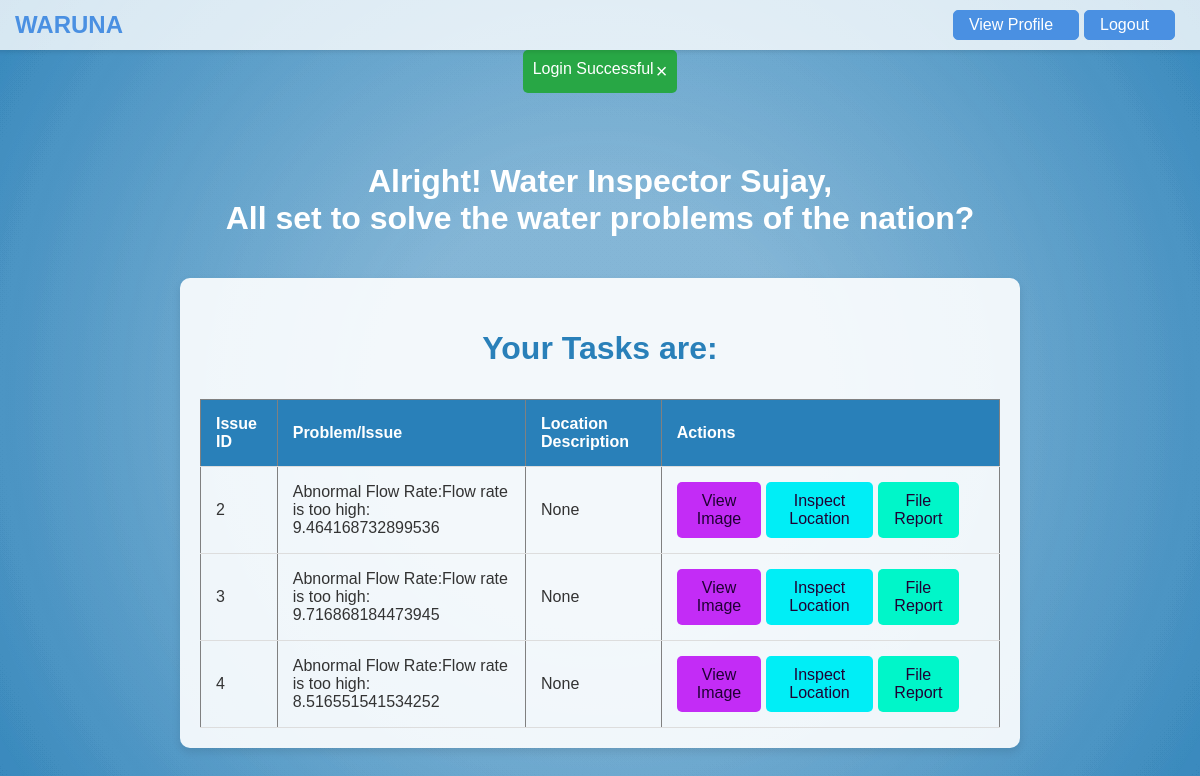
/inspector_dashboard (signed in), run on the app's committed database.
### tables this page shows
CREATE TABLE reported_problems 
                 (id INTEGER PRIMARY KEY AUTOINCREMENT, location TEXT, landmark TEXT, 
                 location_description TEXT, issue_image TEXT, issue_description TEXT, 
                 email TEXT, date TEXT, lat REAL, lng REAL, assigned_to TEXT, status TEXT);

### app.py (the view)
@app.route('/inspector_dashboard')
def inspector_dashboard():
    if 'employee_id' in session and session['role'] == 'Water Inspector':
        name = session['name']
        conn = sqlite3.connect('waruna.db')
        c = conn.cursor()
        c.execute("SELECT id, issue_description, location_description, lat, lng FROM reported_problems WHERE assigned_to = ?",
                  (session['employee_id'],))
        tasks = c.fetchall()
        conn.close()
        flash('Login Successful', 'success')
        return render_template('inspector_dashboard.html', name=name, tasks=tasks)
    else:
        flash('Please log in as a Water Inspector to access this page', 'error')
        return redirect(url_for('login'))

### templates/inspector_dashboard.html (shortened to what this page needs)
<!DOCTYPE html>
<html lang="en">
<head>
</head>
<body>
    <nav class="navbar">
        <a class="navbar-brand" href="#">WARUNA</a>
        <div class="boxes">
            <div class="login-box"><a class="nav-link" href="/view_profile">View Profile</a></div>
            <div class="login-box"><a class="nav-link" href="/logout">Logout</a></div>
        </div>
    </nav>
    {% with messages = get_flashed_messages() %}
    {% if messages %}
    <div id="flash-messages" class="flash-messages">
        <ul>
            {% for message in messages %}
            <li>
                <span class="close" style="margin-left: 2px;">&times;</span>
                {{ message }}
            </li>
            {% endfor %}
        </ul>
    </div>
    {% endif %}
    {% endwith %}
    <div class="background-animation">
    </div>
    <h1 class="title">Alright! Water Inspector {{ name }},<br> All set to solve the water problems of the nation?</h1>
    <div class="container">
        <p class="yta">Your Tasks are: </p>
        <table border="1">
            <thead>
                <tr>
                    <th>Issue ID</th>
                    <th>Problem/Issue</th>
                    <th>Location Description</th>
                    <th>Actions</th>
                </tr>
            </thead>
            <tbody>
                {% for task in tasks %}
                <tr>
                    <td>{{ task[0] }}</td>
                    <td>{{ task[1] }}</td>
                    <td>{{ task[2] }}</td>
                    <td>
                        <div class="boxes">
                        <a href="{{ url_for('view_image', issue_id=task[0]) }}" class="btn btn-showimg" target="_blank" >View Image</a>
                        <a href="{{ url_for('inspect_location', lat=task[3], lng=task[4]) }}" class="btn btn-insloc" target="_blank" >Inspect Location</a>
                        <a href="{{ url_for('file_report', issue_id=task[0]) }}" class="btn btn-filerepo" target="_blank" >File Report</a>
                        </div>
                    </td>
                </tr>
                {% endfor %}
            </tbody>
        </table>
    </div>
    <div class="background-animation">
    </div>
</body>
</html>

### templates/inspector_dashboard.html (style rules this page uses)
body { font-family: Arial, sans-serif; background-color: #2980b9; margin: 0; padding: 0; display: flex; flex-direction: column; align-items: center; min-height: 100vh; overflow: hidden; position: relative; }
.navbar { background: rgba(255, 255, 255, 0.8); padding: 10px 20px; display: flex; justify-content: space-between; align-items: center; box-shadow: 0 2px 4px rgba(0, 0, 0, 0.1); position: relative; width: 100%; top: 0; z-index: 1000; }
.navbar-brand { font-weight: bold; color: #4A90E2; text-decoration: none; font-size: 1.5rem; margin-left: 15px; }
.login-box { border: 1px solid #4A90E2; padding: 5px 15px; border-radius: 5px; background: #4A90E2; color: white; margin-right: 5px; }
.login-box a { color: white; text-decoration: none; }
.boxes { display: flex; margin-right: 20px; }
.background-animation { position: fixed; top: 0; left: 0; width: 100%; height: 100%; z-index: -1; }
.title { font-size: 32px; color: #fff; text-align: center; margin-top: 50px; animation: floatUp 1s ease-out; }
.container { max-width: 800px; padding: 20px; border-radius: 10px; background-color: rgba(255, 255, 255, 0.9); box-shadow: 0 4px 8px rgba(0, 0, 0, 0.1); margin-top: 20px; animation: floatUp 1s ease-out; }
table { width: 100%; border-collapse: collapse; margin-top: 20px; animation: fadeInTable 1s ease-out; }
th, td { padding: 15px; text-align: left; border-bottom: 1px solid #ddd; color: #333; }
th { background-color: #2980b9; color: #fff; }
a { text-decoration: none; color: #2980b9; margin-right: 10px; transition: color 0.3s ease; }
.yta { font-size: xx-large; font-weight: bold; text-align: center; color: #2980b9; }
.flash-messages { background-color: #28a745; color: #fff; padding: 10px; margin-bottom: 20px; border-radius: 5px; position: relative; }
.flash-messages ul { list-style-type: none; margin: 0; padding: 0; }
.flash-messages .close { color: #fff; float: right; font-size: 20px; cursor: pointer; }
.btn { padding: 10px 15px; text-align: center; text-decoration: none; display: inline-block; border-radius: 5px; cursor: pointer; margin-right: 5px; }
.btn-showimg { background-color: #c32cf6; color: rgb(32, 0, 52); }
.btn-insloc { background-color: #00eef6; color: rgb(32, 0, 52); }
.btn-filerepo { background-color: #00f6c9; color: rgb(32, 0, 52); }

### data on the page
reported_problems: id "2", issue_description "Abnormal Flow Rate:Flow rate is too high: 9.464168732899536", task "None"
reported_problems: id "3", issue_description "Abnormal Flow Rate:Flow rate is too high: 9.716868184473945", task "None"
reported_problems: id "4", issue_description "Abnormal Flow Rate:Flow rate is too high: 8.516551541534252", task "None"

### other printed values
{{ message }} "Login Successful"
{{ name }} "Sujay"
